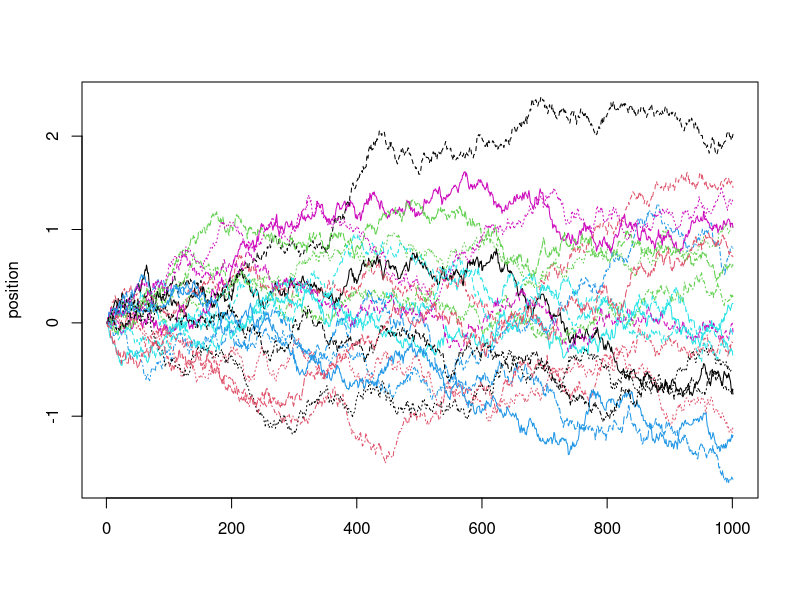
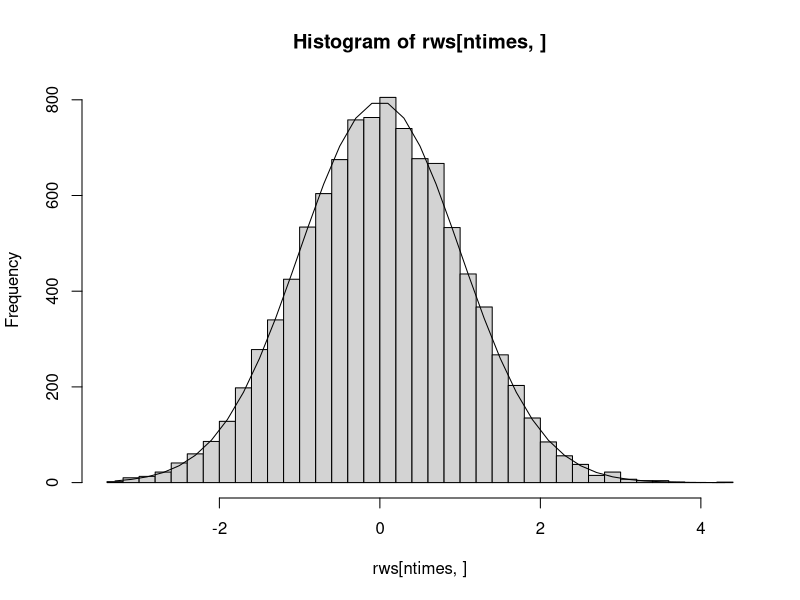
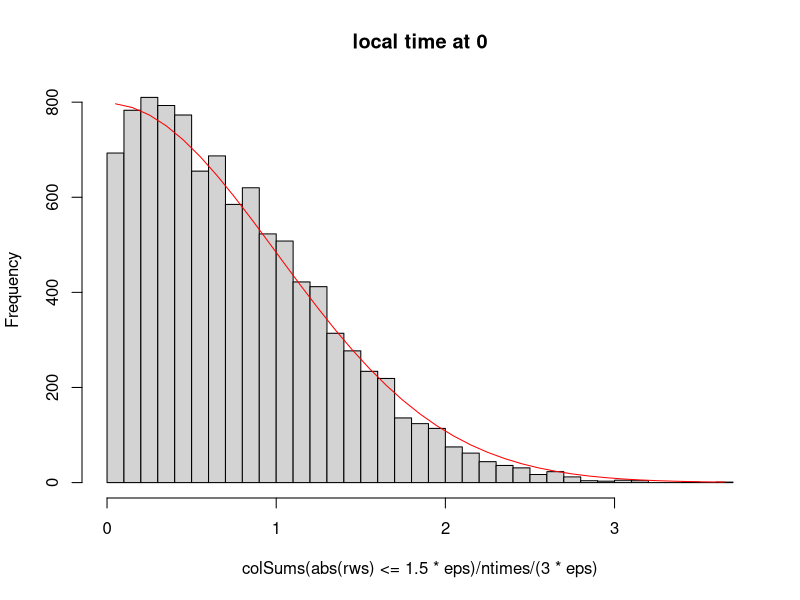
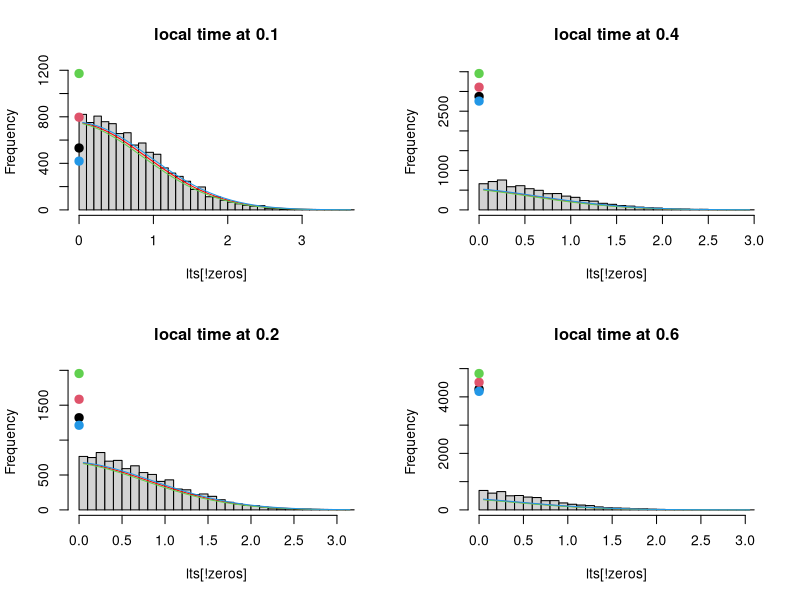
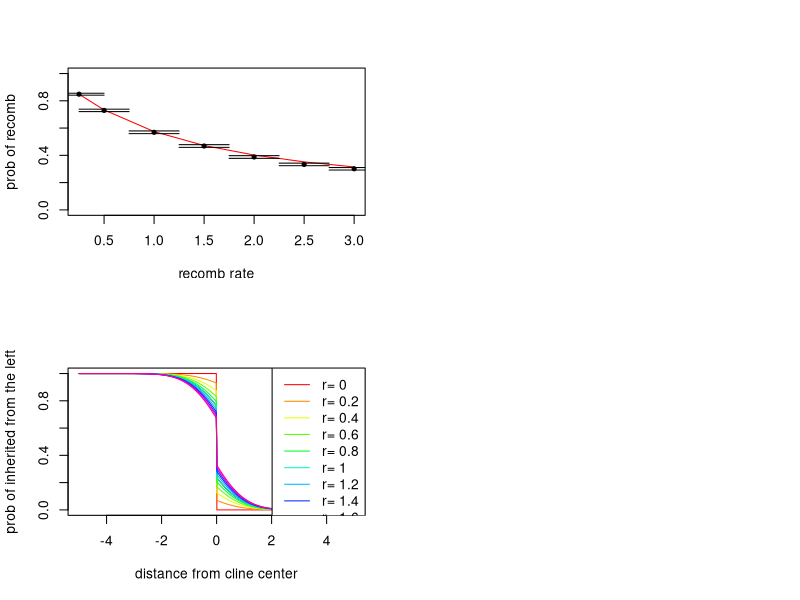

Here is the R script that generated these plots, in order:
## ---- chunk 1
fig.dim <- 5
knitr::opts_chunk$set(fig.width=2*fig.dim,fig.align='center')
## ---- chunk 2
nwalks <- 1e4
ntimes <- 1e3
# want total time to be 1, so:
eps <- 1/sqrt(ntimes)
rws <- matrix( rnorm(nwalks*ntimes)*eps, nrow=ntimes, ncol=nwalks )
rws <- rbind(0,apply(rws,2,cumsum))
matplot(rws[,1:20],type='l', ylab='position')
## ---- chunk 3
xh <- hist(rws[ntimes,],breaks=50)
lines( xh$mids, sum(xh$counts)*diff(pnorm(xh$breaks)) )
## ---- chunk 4
xh <- hist(colSums(abs(rws)<=1.5*eps)/ntimes/(3*eps),main="local time at 0", breaks=30)
lines( xh$mids, sum(xh$counts)*diff( 2*pnorm(xh$breaks)-1 ), col='red' )
## ---- chunk 5
layout(matrix(1:4,nrow=2))
for (loc in c(0.1, 0.2, 0.4, 0.6)) {
    lts <- colSums(abs(rws-loc)<=1.5*eps)/ntimes/(3*eps)
    zeros <- (lts==0)
    pred.zero <- 2*pnorm(abs(loc)+c(0,1.5*eps,-1.5*eps))-1
    xh <- hist(lts[!zeros],main=paste("local time at",loc), breaks=30, ylim=range(c(0,pred.zero*nwalks)))
    lines( xh$mids, sum(!zeros)*diff( 2*pnorm(abs(loc)+xh$breaks)-1 ), col='red' )
    points(rep(0,4), c(sum(zeros),pred.zero*nwalks), col=1:4, pch=20, cex=2)
    # lower bound
    lines( xh$mids, sum(!zeros)*diff( 2*pnorm(abs(loc+1.5*eps)+xh$breaks)-1 ), col=3 )
    # upper bound
    lines( xh$mids, sum(!zeros)*diff( 2*pnorm(abs(loc-1.5*eps)+xh$breaks)-1 ), col=4 )
}
## ---- chunk 6
loc <- 0.1
zeta <- function (x,r) {
    2*pnorm(abs(x)) - 1 + 2 * exp( r*abs(x) + r^2/2 + pnorm(abs(x)+r,lower.tail=FALSE,log.p=TRUE) )
}
compare.rates <- as.data.frame( t( sapply( c(0.25,0.5,1,1.5,2,2.5,3), function (rate) {
        visits <- colSums(abs(rws-loc)<=1.5*eps)
        killed <- ( rbinom(ncol(rws),size=visits,prob=rate/ntimes/(3*eps)) == 0 )
        c( 
          rate=rate,
          simulation=mean(killed), 
          theory=zeta(loc,rate),
          SE=sqrt(mean(killed)*(1-mean(killed))/nwalks)
          )
    } ) ) )
with(compare.rates, {
         plot( rate, theory, type='l', xlab="recomb rate", ylab="prob of recomb", col='red', ylim=c(0,1) ) 
         points( rate, simulation, pch=20 )
         arrows( x0=rate, y0=simulation-2*SE, y1=simulation+2*SE, angle=90, code=3 )
    } )
## ---- chunk 7
pcline <- function (x,r,tau=1,sigma=1) {
    (1/2)*( 1 - sign(x)*zeta(x=x/sqrt(tau*sigma^2),r=r*tau) )
}
xx <- seq(-5,5,length.out=500)
plot(xx, pcline(xx,r=1), type='l', xlab="distance from cline center", ylab="prob of inherited from the left" )
rr <- seq(0,2,length.out=11)
pp <- sapply( rr, function (r) { pcline(xx,r=r) } )
matplot(xx,pp,type='l',lty=1,col=rainbow(length(rr)),add=TRUE)
legend("topright",lty=1,col=rainbow(length(rr)),legend=paste("r=",rr))
